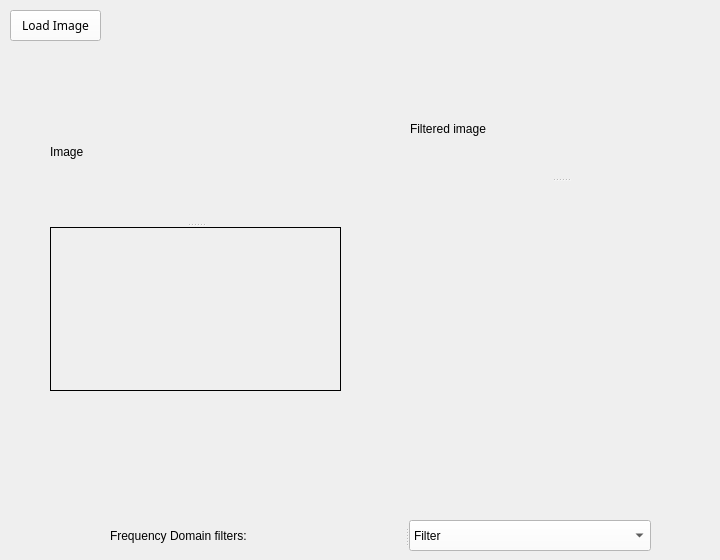
      <widget class="QWidget" name="tab_4">
       <property name="sizePolicy">
        <sizepolicy hsizetype="Expanding" vsizetype="Expanding">
         <horstretch>0</horstretch>
         <verstretch>0</verstretch>
        </sizepolicy>
       </property>
       <attribute name="title">
        <string>Frequency Domain</string>
       </attribute>
       <widget class="QPushButton" name="Load_Img_Button_2">
        <property name="geometry">
         <rect>
          <x>10</x>
          <y>10</y>
          <width>91</width>
          <height>31</height>
         </rect>
        </property>
        <property name="palette">
         <palette>
          <active>
           <colorrole role="WindowText">
            <brush brushstyle="SolidPattern">
             <color alpha="255">
              <red>0</red>
              <green>0</green>
              <blue>0</blue>
             </color>
            </brush>
           </colorrole>
           <colorrole role="Button">
            <brush brushstyle="SolidPattern">
             <color alpha="255">
              <red>255</red>
              <green>255</green>
              <blue>255</blue>
             </color>
            </brush>
           </colorrole>
           <colorrole role="Light">
            <brush brushstyle="SolidPattern">
             <color alpha="255">
              <red>213</red>
              <green>213</green>
              <blue>255</blue>
             </color>
            </brush>
           </colorrole>
           <colorrole role="Midlight">
            <brush brushstyle="SolidPattern">
             <color alpha="255">
              <red>149</red>
              <green>149</green>
              <blue>255</blue>
             </color>
            </brush>
           </colorrole>
           <colorrole role="Dark">
            <brush brushstyle="SolidPattern">
             <color alpha="255">
              <red>42</red>
              <green>42</green>
              <blue>127</blue>
             </color>
            </brush>
           </colorrole>
           <colorrole role="Mid">
            <brush brushstyle="SolidPattern">
             <color alpha="255">
              <red>56</red>
              <green>56</green>
              <blue>170</blue>
             </color>
            </brush>
           </colorrole>
           <colorrole role="Text">
            <brush brushstyle="SolidPattern">
             <color alpha="255">
              <red>0</red>
              <green>0</green>
              <blue>0</blue>
             </color>
            </brush>
           </colorrole>
           <colorrole role="BrightText">
            <brush brushstyle="SolidPattern">
             <color alpha="255">
              <red>255</red>
              <green>255</green>
              <blue>255</blue>
             </color>
            </brush>
           </colorrole>
           <colorrole role="ButtonText">
            <brush brushstyle="SolidPattern">
             <color alpha="255">
              <red>0</red>
              <green>0</green>
              <blue>0</blue>
             </color>
            </brush>
           </colorrole>
           <colorrole role="Base">
            <brush brushstyle="SolidPattern">
             <color alpha="255">
              <red>255</red>
              <green>255</green>
              <blue>255</blue>
             </color>
            </brush>
           </colorrole>
           <colorrole role="Window">
            <brush brushstyle="SolidPattern">
             <color alpha="255">
              <red>255</red>
              <green>255</green>
              <blue>255</blue>
             </color>
            </brush>
           </colorrole>
           <colorrole role="Shadow">
            <brush brushstyle="SolidPattern">
             <color alpha="255">
              <red>0</red>
              <green>0</green>
              <blue>0</blue>
             </color>
            </brush>
           </colorrole>
           <colorrole role="AlternateBase">
            <brush brushstyle="SolidPattern">
             <color alpha="255">
              <red>170</red>
              <green>170</green>
              <blue>255</blue>
             </color>
            </brush>
           </colorrole>
           <colorrole role="ToolTipBase">
            <brush brushstyle="SolidPattern">
             <color alpha="255">
              <red>255</red>
              <green>255</green>
              <blue>220</blue>
             </color>
            </brush>
           </colorrole>
           <colorrole role="ToolTipText">
            <brush brushstyle="SolidPattern">
             <color alpha="255">
              <red>0</red>
              <green>0</green>
              <blue>0</blue>
             </color>
            </brush>
           </colorrole>
           <colorrole role="PlaceholderText">
            <brush brushstyle="NoBrush">
             <color alpha="128">
              <red>0</red>
              <green>0</green>
              <blue>0</blue>
             </color>
            </brush>
           </colorrole>
          </active>
          <inactive>
           <colorrole role="WindowText">
            <brush brushstyle="SolidPattern">
             <color alpha="255">
              <red>0</red>
              <green>0</green>
              <blue>0</blue>
             </color>
            </brush>
           </colorrole>
           <colorrole role="Button">
            <brush brushstyle="SolidPattern">
             <color alpha="255">
              <red>255</red>
              <green>255</green>
              <blue>255</blue>
             </color>
            </brush>
           </colorrole>
           <colorrole role="Light">
            <brush brushstyle="SolidPattern">
             <color alpha="255">
              <red>213</red>
              <green>213</green>
              <blue>255</blue>
             </color>
            </brush>
           </colorrole>
           <colorrole role="Midlight">
            <brush brushstyle="SolidPattern">
             <color alpha="255">
              <red>149</red>
              <green>149</green>
              <blue>255</blue>
             </color>
            </brush>
           </colorrole>
           <colorrole role="Dark">
            <brush brushstyle="SolidPattern">
             <color alpha="255">
              <red>42</red>
              <green>42</green>
              <blue>127</blue>
             </color>
            </brush>
           </colorrole>
           <colorrole role="Mid">
            <brush brushstyle="SolidPattern">
             <color alpha="255">
              <red>56</red>
              <green>56</green>
              <blue>170</blue>
             </color>
            </brush>
           </colorrole>
           <colorrole role="Text">
            <brush brushstyle="SolidPattern">
             <color alpha="255">
              <red>0</red>
              <green>0</green>
              <blue>0</blue>
             </color>
            </brush>
           </colorrole>
           <colorrole role="BrightText">
            <brush brushstyle="SolidPattern">
             <color alpha="255">
              <red>255</red>
              <green>255</green>
              <blue>255</blue>
             </color>
            </brush>
           </colorrole>
           <colorrole role="ButtonText">
            <brush brushstyle="SolidPattern">
             <color alpha="255">
              <red>0</red>
              <green>0</green>
              <blue>0</blue>
             </color>
            </brush>
           </colorrole>
           <colorrole role="Base">
            <brush brushstyle="SolidPattern">
             <color alpha="255">
              <red>255</red>
              <green>255</green>
              <blue>255</blue>
             </color>
            </brush>
           </colorrole>
           <colorrole role="Window">
            <brush brushstyle="SolidPattern">
             <color alpha="255">
              <red>255</red>
              <green>255</green>
              <blue>255</blue>
             </color>
            </brush>
           </colorrole>
           <colorrole role="Shadow">
            <brush brushstyle="SolidPattern">
             <color alpha="255">
              <red>0</red>
              <green>0</green>
              <blue>0</blue>
             </color>
            </brush>
           </colorrole>
           <colorrole role="AlternateBase">
            <brush brushstyle="SolidPattern">
             <color alpha="255">
              <red>170</red>
              <green>170</green>
              <blue>255</blue>
             </color>
            </brush>
           </colorrole>
           <colorrole role="ToolTipBase">
            <brush brushstyle="SolidPattern">
             <color alpha="255">
              <red>255</red>
              <green>255</green>
              <blue>220</blue>
             </color>
            </brush>
           </colorrole>
           <colorrole role="ToolTipText">
            <brush brushstyle="SolidPattern">
             <color alpha="255">
              <red>0</red>
              <green>0</green>
              <blue>0</blue>
             </color>
            </brush>
           </colorrole>
           <colorrole role="PlaceholderText">
            <brush brushstyle="NoBrush">
             <color alpha="128">
              <red>0</red>
              <green>0</green>
              <blue>0</blue>
             </color>
            </brush>
           </colorrole>
          </inactive>
          <disabled>
           <colorrole role="WindowText">
            <brush brushstyle="SolidPattern">
             <color alpha="255">
              <red>42</red>
              <green>42</green>
              <blue>127</blue>
             </color>
            </brush>
           </colorrole>
           <colorrole role="Button">
            <brush brushstyle="SolidPattern">
             <color alpha="255">
              <red>255</red>
              <green>255</green>
              <blue>255</blue>
             </color>
            </brush>
           </colorrole>
           <colorrole role="Light">
            <brush brushstyle="SolidPattern">
             <color alpha="255">
              <red>213</red>
              <green>213</green>
              <blue>255</blue>
             </color>
            </brush>
           </colorrole>
           <colorrole role="Midlight">
            <brush brushstyle="SolidPattern">
             <color alpha="255">
              <red>149</red>
              <green>149</green>
              <blue>255</blue>
             </color>
            </brush>
           </colorrole>
           <colorrole role="Dark">
            <brush brushstyle="SolidPattern">
             <color alpha="255">
              <red>42</red>
              <green>42</green>
              <blue>127</blue>
             </color>
            </brush>
           </colorrole>
           <colorrole role="Mid">
            <brush brushstyle="SolidPattern">
             <color alpha="255">
              <red>56</red>
              <green>56</green>
              <blue>170</blue>
             </color>
            </brush>
           </colorrole>
           <colorrole role="Text">
            <brush brushstyle="SolidPattern">
             <color alpha="255">
              <red>42</red>
              <green>42</green>
              <blue>127</blue>
             </color>
            </brush>
           </colorrole>
           <colorrole role="BrightText">
            <brush brushstyle="SolidPattern">
             <color alpha="255">
              <red>255</red>
              <green>255</green>
              <blue>255</blue>
             </color>
            </brush>
           </colorrole>
           <colorrole role="ButtonText">
            <brush brushstyle="SolidPattern">
             <color alpha="255">
              <red>42</red>
              <green>42</green>
              <blue>127</blue>
             </color>
            </brush>
           </colorrole>
           <colorrole role="Base">
            <brush brushstyle="SolidPattern">
             <color alpha="255">
              <red>255</red>
              <green>255</green>
              <blue>255</blue>
             </color>
            </brush>
           </colorrole>
           <colorrole role="Window">
            <brush brushstyle="SolidPattern">
             <color alpha="255">
              <red>255</red>
              <green>255</green>
              <blue>255</blue>
             </color>
            </brush>
           </colorrole>
           <colorrole role="Shadow">
            <brush brushstyle="SolidPattern">
             <color alpha="255">
              <red>0</red>
              <green>0</green>
              <blue>0</blue>
             </color>
            </brush>
           </colorrole>
           <colorrole role="AlternateBase">
            <brush brushstyle="SolidPattern">
             <color alpha="255">
              <red>85</red>
              <green>85</green>
              <blue>255</blue>
             </color>
            </brush>
           </colorrole>
           <colorrole role="ToolTipBase">
            <brush brushstyle="SolidPattern">
             <color alpha="255">
              <red>255</red>
              <green>255</green>
              <blue>220</blue>
             </color>
            </brush>
           </colorrole>
           <colorrole role="ToolTipText">
            <brush brushstyle="SolidPattern">
             <color alpha="255">
              <red>0</red>
              <green>0</green>
              <blue>0</blue>
             </color>
            </brush>
           </colorrole>
           <colorrole role="PlaceholderText">
            <brush brushstyle="NoBrush">
             <color alpha="128">
              <red>0</red>
              <green>0</green>
              <blue>0</blue>
             </color>
            </brush>
           </colorrole>
          </disabled>
         </palette>
        </property>
        <property name="font">
         <font>
          <family>Lucida Handwriting</family>
          <pointsize>9</pointsize>
         </font>
        </property>
        <property name="text">
         <string>Load Image</string>
        </property>
       </widget>
       <widget class="QSplitter" name="splitter_13">
        <property name="geometry">
         <rect>
          <x>110</x>
          <y>520</y>
          <width>541</width>
          <height>31</height>
         </rect>
        </property>
        <property name="orientation">
         <enum>Qt::Horizontal</enum>
        </property>
        <widget class="QLabel" name="label_16">
         <property name="text">
          <string>Frequency Domain filters: </string>
         </property>
        </widget>
        <widget class="QComboBox" name="Freq_filter_Box">
         <property name="palette">
          <palette>
           <active>
            <colorrole role="WindowText">
             <brush brushstyle="SolidPattern">
              <color alpha="255">
               <red>0</red>
               <green>0</green>
               <blue>0</blue>
              </color>
             </brush>
            </colorrole>
            <colorrole role="Button">
             <brush brushstyle="SolidPattern">
              <color alpha="255">
               <red>255</red>
               <green>255</green>
               <blue>255</blue>
              </color>
             </brush>
            </colorrole>
            <colorrole role="Light">
             <brush brushstyle="SolidPattern">
              <color alpha="255">
               <red>213</red>
               <green>213</green>
               <blue>255</blue>
              </color>
             </brush>
            </colorrole>
            <colorrole role="Midlight">
             <brush brushstyle="SolidPattern">
              <color alpha="255">
               <red>149</red>
               <green>149</green>
               <blue>255</blue>
              </color>
             </brush>
            </colorrole>
            <colorrole role="Dark">
             <brush brushstyle="SolidPattern">
              <color alpha="255">
               <red>42</red>
               <green>42</green>
               <blue>127</blue>
              </color>
             </brush>
            </colorrole>
            <colorrole role="Mid">
             <brush brushstyle="SolidPattern">
              <color alpha="255">
               <red>56</red>
               <green>56</green>
               <blue>170</blue>
              </color>
             </brush>
            </colorrole>
            <colorrole role="Text">
             <brush brushstyle="SolidPattern">
              <color alpha="255">
               <red>0</red>
               <green>0</green>
               <blue>0</blue>
              </color>
             </brush>
            </colorrole>
            <colorrole role="BrightText">
             <brush brushstyle="SolidPattern">
              <color alpha="255">
               <red>255</red>
               <green>255</green>
               <blue>255</blue>
              </color>
             </brush>
            </colorrole>
            <colorrole role="ButtonText">
             <brush brushstyle="SolidPattern">
              <color alpha="255">
               <red>0</red>
               <green>0</green>
               <blue>0</blue>
              </color>
             </brush>
            </colorrole>
            <colorrole role="Base">
             <brush brushstyle="SolidPattern">
              <color alpha="255">
               <red>255</red>
               <green>255</green>
               <blue>255</blue>
              </color>
             </brush>
            </colorrole>
            <colorrole role="Window">
             <brush brushstyle="SolidPattern">
              <color alpha="255">
               <red>255</red>
               <green>255</green>
               <blue>255</blue>
              </color>
             </brush>
            </colorrole>
            <colorrole role="Shadow">
             <brush brushstyle="SolidPattern">
              <color alpha="255">
               <red>0</red>
               <green>0</green>
               <blue>0</blue>
              </color>
             </brush>
            </colorrole>
            <colorrole role="AlternateBase">
             <brush brushstyle="SolidPattern">
              <color alpha="255">
               <red>170</red>
               <green>170</green>
               <blue>255</blue>
              </color>
             </brush>
            </colorrole>
            <colorrole role="ToolTipBase">
             <brush brushstyle="SolidPattern">
              <color alpha="255">
               <red>255</red>
               <green>255</green>
               <blue>220</blue>
              </color>
             </brush>
            </colorrole>
            <colorrole role="ToolTipText">
             <brush brushstyle="SolidPattern">
              <color alpha="255">
               <red>0</red>
               <green>0</green>
               <blue>0</blue>
              </color>
             </brush>
            </colorrole>
            <colorrole role="PlaceholderText">
             <brush brushstyle="NoBrush">
              <color alpha="128">
               <red>0</red>
               <green>0</green>
               <blue>0</blue>
              </color>
             </brush>
            </colorrole>
           </active>
           <inactive>
            <colorrole role="WindowText">
             <brush brushstyle="SolidPattern">
              <color alpha="255">
               <red>0</red>
               <green>0</green>
               <blue>0</blue>
              </color>
             </brush>
            </colorrole>
            <colorrole role="Button">
             <brush brushstyle="SolidPattern">
              <color alpha="255">
               <red>255</red>
               <green>255</green>
               <blue>255</blue>
              </color>
             </brush>
            </colorrole>
            <colorrole role="Light">
             <brush brushstyle="SolidPattern">
              <color alpha="255">
               <red>213</red>
               <green>213</green>
               <blue>255</blue>
              </color>
             </brush>
            </colorrole>
            <colorrole role="Midlight">
             <brush brushstyle="SolidPattern">
              <color alpha="255">
               <red>149</red>
               <green>149</green>
               <blue>255</blue>
              </color>
             </brush>
            </colorrole>
            <colorrole role="Dark">
             <brush brushstyle="SolidPattern">
              <color alpha="255">
               <red>42</red>
               <green>42</green>
               <blue>127</blue>
              </color>
             </brush>
            </colorrole>
            <colorrole role="Mid">
             <brush brushstyle="SolidPattern">
              <color alpha="255">
               <red>56</red>
               <green>56</green>
               <blue>170</blue>
              </color>
             </brush>
            </colorrole>
            <colorrole role="Text">
             <brush brushstyle="SolidPattern">
              <color alpha="255">
               <red>0</red>
               <green>0</green>
               <blue>0</blue>
              </color>
             </brush>
            </colorrole>
            <colorrole role="BrightText">
             <brush brushstyle="SolidPattern">
              <color alpha="255">
               <red>255</red>
               <green>255</green>
               <blue>255</blue>
              </color>
             </brush>
            </colorrole>
            <colorrole role="ButtonText">
             <brush brushstyle="SolidPattern">
              <color alpha="255">
               <red>0</red>
               <green>0</green>
               <blue>0</blue>
              </color>
             </brush>
            </colorrole>
            <colorrole role="Base">
             <brush brushstyle="SolidPattern">
              <color alpha="255">
               <red>255</red>
               <green>255</green>
               <blue>255</blue>
              </color>
             </brush>
            </colorrole>
            <colorrole role="Window">
             <brush brushstyle="SolidPattern">
              <color alpha="255">
               <red>255</red>
               <green>255</green>
               <blue>255</blue>
              </color>
             </brush>
            </colorrole>
            <colorrole role="Shadow">
             <brush brushstyle="SolidPattern">
              <color alpha="255">
               <red>0</red>
               <green>0</green>
               <blue>0</blue>
              </color>
             </brush>
            </colorrole>
            <colorrole role="AlternateBase">
             <brush brushstyle="SolidPattern">
              <color alpha="255">
               <red>170</red>
               <green>170</green>
               <blue>255</blue>
              </color>
             </brush>
            </colorrole>
            <colorrole role="ToolTipBase">
             <brush brushstyle="SolidPattern">
              <color alpha="255">
               <red>255</red>
               <green>255</green>
               <blue>220</blue>
              </color>
             </brush>
            </colorrole>
            <colorrole role="ToolTipText">
             <brush brushstyle="SolidPattern">
              <color alpha="255">
               <red>0</red>
               <green>0</green>
               <blue>0</blue>
              </color>
             </brush>
            </colorrole>
            <colorrole role="PlaceholderText">
             <brush brushstyle="NoBrush">
              <color alpha="128">
               <red>0</red>
               <green>0</green>
               <blue>0</blue>
              </color>
             </brush>
            </colorrole>
           </inactive>
           <disabled>
            <colorrole role="WindowText">
             <brush brushstyle="SolidPattern">
              <color alpha="255">
               <red>42</red>
               <green>42</green>
               <blue>127</blue>
              </color>
             </brush>
            </colorrole>
            <colorrole role="Button">
             <brush brushstyle="SolidPattern">
              <color alpha="255">
               <red>255</red>
               <green>255</green>
               <blue>255</blue>
              </color>
             </brush>
            </colorrole>
            <colorrole role="Light">
             <brush brushstyle="SolidPattern">
              <color alpha="255">
               <red>213</red>
               <green>213</green>
               <blue>255</blue>
              </color>
             </brush>
            </colorrole>
            <colorrole role="Midlight">
             <brush brushstyle="SolidPattern">
              <color alpha="255">
               <red>149</red>
               <green>149</green>
               <blue>255</blue>
              </color>
             </brush>
            </colorrole>
            <colorrole role="Dark">
             <brush brushstyle="SolidPattern">
              <color alpha="255">
               <red>42</red>
               <green>42</green>
               <blue>127</blue>
              </color>
             </brush>
            </colorrole>
            <colorrole role="Mid">
             <brush brushstyle="SolidPattern">
              <color alpha="255">
               <red>56</red>
               <green>56</green>
               <blue>170</blue>
              </color>
             </brush>
            </colorrole>
            <colorrole role="Text">
             <brush brushstyle="SolidPattern">
              <color alpha="255">
               <red>42</red>
               <green>42</green>
               <blue>127</blue>
              </color>
             </brush>
            </colorrole>
            <colorrole role="BrightText">
             <brush brushstyle="SolidPattern">
              <color alpha="255">
               <red>255</red>
               <green>255</green>
               <blue>255</blue>
              </color>
             </brush>
            </colorrole>
            <colorrole role="ButtonText">
             <brush brushstyle="SolidPattern">
              <color alpha="255">
               <red>42</red>
               <green>42</green>
               <blue>127</blue>
              </color>
             </brush>
            </colorrole>
            <colorrole role="Base">
             <brush brushstyle="SolidPattern">
              <color alpha="255">
               <red>255</red>
               <green>255</green>
               <blue>255</blue>
              </color>
             </brush>
            </colorrole>
            <colorrole role="Window">
             <brush brushstyle="SolidPattern">
              <color alpha="255">
               <red>255</red>
               <green>255</green>
               <blue>255</blue>
              </color>
             </brush>
            </colorrole>
            <colorrole role="Shadow">
             <brush brushstyle="SolidPattern">
              <color alpha="255">
               <red>0</red>
               <green>0</green>
               <blue>0</blue>
              </color>
             </brush>
            </colorrole>
            <colorrole role="AlternateBase">
             <brush brushstyle="SolidPattern">
              <color alpha="255">
               <red>85</red>
               <green>85</green>
               <blue>255</blue>
              </color>
             </brush>
            </colorrole>
            <colorrole role="ToolTipBase">
             <brush brushstyle="SolidPattern">
              <color alpha="255">
               <red>255</red>
               <green>255</green>
               <blue>220</blue>
              </color>
             </brush>
            </colorrole>
            <colorrole role="ToolTipText">
             <brush brushstyle="SolidPattern">
              <color alpha="255">
               <red>0</red>
               <green>0</green>
               <blue>0</blue>
              </color>
             </brush>
            </colorrole>
            <colorrole role="PlaceholderText">
             <brush brushstyle="NoBrush">
              <color alpha="128">
               <red>0</red>
               <green>0</green>
               <blue>0</blue>
              </color>
             </brush>
            </colorrole>
           </disabled>
          </palette>
         </property>
         <item>
          <property name="text">
           <string>Filter</string>
          </property>
         </item>
         <item>
          <property name="text">
           <string>High pass Filter </string>
          </property>
         </item>
         <item>
          <property name="text">
           <string>Low pass Filter</string>
          </property>
         </item>
        </widget>
       </widget>
       <widget class="QSplitter" name="splitter_11">
        <property name="geometry">
         <rect>
          <x>50</x>
          <y>80</y>
          <width>291</width>
          <height>311</height>
         </rect>
        </property>
        <property name="orientation">
         <enum>Qt::Vertical</enum>
        </property>
        <widget class="QLabel" name="label_12">
         <property name="text">
          <string>Image</string>
         </property>
        </widget>
        <widget class="QLabel" name="freq_img_label">
         <property name="frameShape">
          <enum>QFrame::Box</enum>
         </property>
         <property name="text">
          <string/>
         </property>
         <property name="scaledContents">
          <bool>true</bool>
         </property>
        </widget>
       </widget>
       <widget class="QSplitter" name="splitter_9">
        <property name="geometry">
         <rect>
          <x>410</x>
          <y>80</y>
          <width>301</width>
          <height>311</height>
         </rect>
        </property>
        <property name="orientation">
         <enum>Qt::Vertical</enum>
        </property>
        <widget class="QLabel" name="label_14">
         <property name="text">
          <string>Filtered image </string>
         </property>
        </widget>
        <widget class="ImageView" name="freq_filter_widget" native="true"/>
       </widget>
      </widget>
